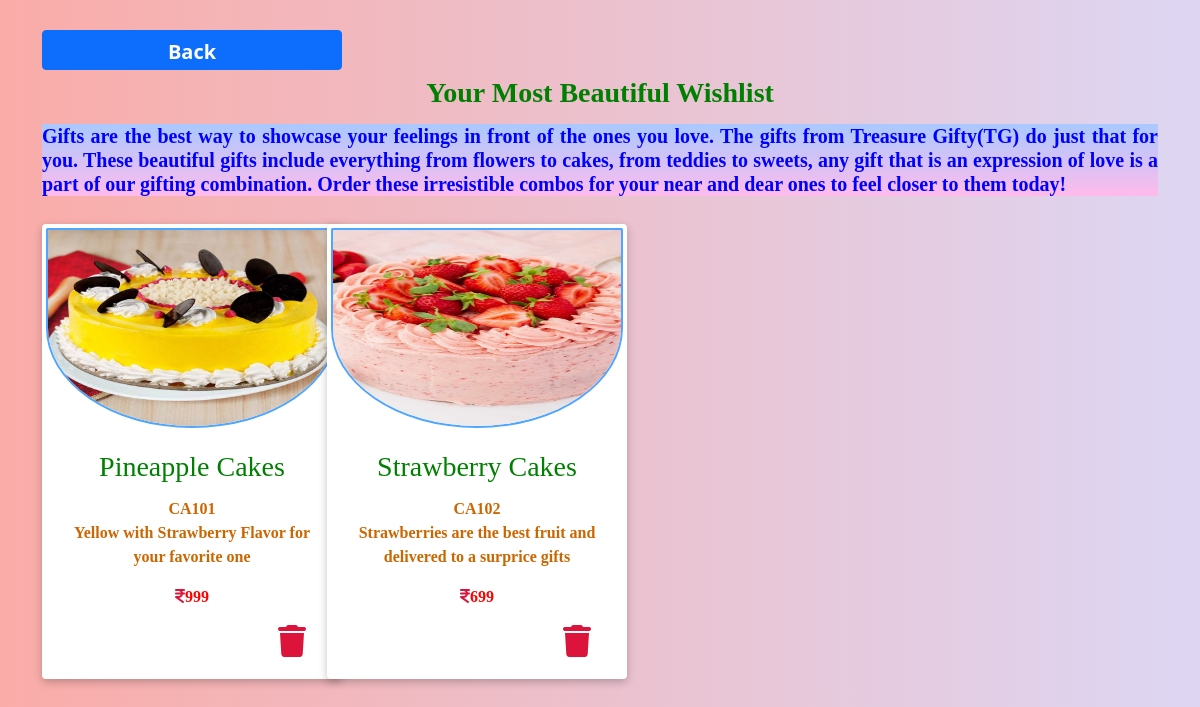
Page /main_app/wishdisplay/ (signed in) on the committed database.
### main_app/models.py (models this page shows, shortened)
class wishmodel(models.Model):
    uid=models.IntegerField()
    pid=models.IntegerField()
    pname=models.CharField(max_length=50)
    pcid=models.CharField(max_length=50)
    prode=models.CharField(max_length=500)
    pimage=models.FileField()
    price=models.IntegerField()

### main_app/views.py (the view)
# urls.py: path('wishdisplay/',viewwishlist),
def viewwishlist(request):
    id=request.session['id']
    b=wishmodel.objects.all()
    u=[]
    pn=[]
    pc=[]
    pd=[]
    pi=[]
    pr=[]
    for i in b:
        s=i.uid
        u.append(s)
        k=i.pname
        pn.append(k)
        l=i.pcid
        pc.append(l)
        o=i.prode
        pd.append(o)
        m=str(i.pimage).split('/')[-1]
        pi.append(m)
        n=i.price
        pr.append(n)
    pt=zip(u,pn,pc,pd,pi,pr)
    return render(request,'wishlistdisplay.html',{'pt':pt,'id':id})

### main_app/templates/wishlistdisplay.html (shortened to what this page needs)
<!DOCTYPE html>
{% load static %}
<html lang="en">
<head>
  <link href="https://cdn.jsdelivr.net/npm/bootstrap@5.0.2/dist/css/bootstrap.min.css" rel="stylesheet">
</head>
<body>
<div class="wish">
    <div class="container">
        <a href="http://127.0.0.1:8000/main_app/customerprodisplay/" class="btn btn-primary"><b>Back</b></a>
        <h3><b>Your Most Beautiful Wishlist</b></h3>
        <h5><b>
Gifts are the best way to showcase your feelings in front of the ones you love. The gifts from Treasure Gifty(TG) do just that for you. These beautiful gifts include everything from flowers to cakes, from teddies to sweets, any gift that is an expression of love is a part of our gifting combination. Order these irresistible combos for your near and dear ones to feel closer to them today!</b></h5>
        <div class="row">
            {% for i,j,k,l,m,n in pt %}
            {% if i == id %}
            <div class="col-3">
                <div class="card" style="width:300px;">
                    <img src="{% static m %}" class="card-img-top" alt="...">
                    <div class="card-body">
                    <b><h3 class="card-title">{{j}}</h3></b>
                    <b><p class="card-text">{{k}}</p></b>
                    <b><p>{{l}}</p></b>
                        <b><p style="color:red;"><i class="fa-solid fa-indian-rupee-sign"></i>{{n}}</p></b>
                        <a href="http://127.0.0.1:8000/main_app/wishdeleteone/{{i}}"><b><i class="fa-solid fa-trash fa-2x"></i></b></a>
                </div>
            </div>
        </div>
            {% endif %}
            {% endfor %}
                </div>
            </div>
        </div>
</body>
</html>

### main_app/templates/wishlistdisplay.html (style rules this page uses)
* { padding:0px; margin:0px; box:border-box; }
body { background-color: #FAACA8; background-image: linear-gradient(90deg, #FAACA8 0%, #DDD6F3 100%); }
.wish { margin-top:30px; }
.card { margin-top:20px; margin-bottom:15px; border:4px solid white; box-shadow: rgba(0, 0, 0, 0.24) 0px 3px 8px; }
img { height:200px; width:200px; border-radius:90%; transition:scale(0.2); border:2px solid #4da6ff; }
h3 { text-align:center; padding:6px; }
h5 { text-align:justify; font-family:cursive; color:Blue; background-color: #A9C9FF; background-image: linear-gradient(180deg, #A9C9FF 0%, #FFBBEC 100%); }
.card-body { text-align:center; padding:-10px; }
p { font-family:cursive; color:#cc6600; }
h3 { color:green; font-family:cursive; }
.fa-solid { color:crimson; }
.btn { height:40px; width:300px; font-size:20px; }
a { margin-right:-200px; }

### rows in the picture
wishmodel: pt "Pineapple Cakes", pt "CA101", pt "Yellow with Strawberry Flavor for your favorite one"
wishmodel: pt "Strawberry Cakes", pt "CA102", pt "Strawberries are the best fruit and delivered to a surprice gifts"

### other values in the picture
{{ n }} "999" "699"
